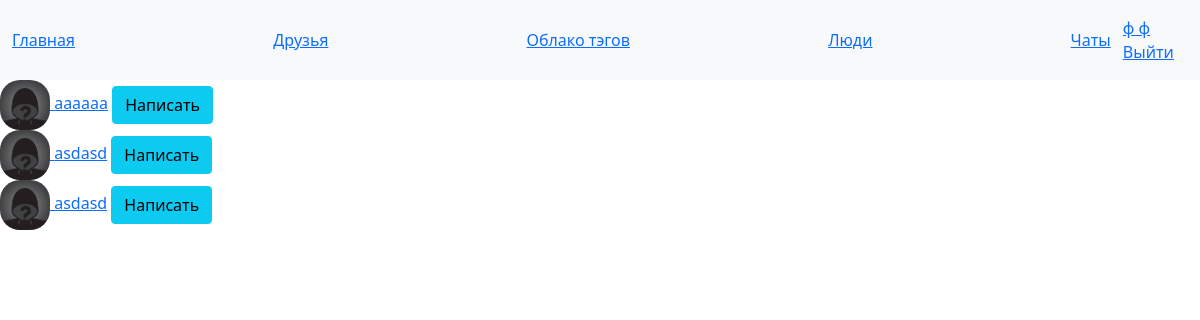
The page /people/ (signed in) on the database as committed earlier.
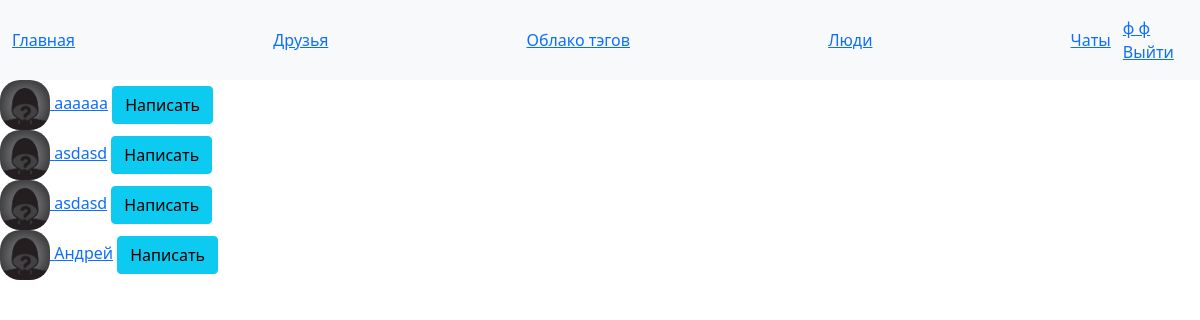
The same page on the database as committed later.
### menu_app/models.py (models this page shows, shortened)
class Menu(models.Model):
    title = models.CharField(max_length=64, null=False, blank=False)
    url = models.CharField(max_length=128, null=False, blank=False)
    type = models.ForeignKey(ClassMenu, on_delete=models.CASCADE)

### profile_app/models.py (models this page shows, shortened)
class Profile(models.Model):
    user = models.OneToOneField(User, on_delete=models.CASCADE, related_name='profile')
    image = models.ImageField(null=True, blank=True)
    email_verify = models.BooleanField(default=False)

### user_app/models.py (models this page shows, shortened)
class User(AbstractUser):
    email = models.EmailField(_("email address"), unique=True)
    USERNAME_FIELD = "email"
    REQUIRED_FIELDS = ["username"]
    class Meta:
        db_table = 'auth_user'

### people_app/view/people_view.py (the view)
# urls.py: path('people/', login_required(PeopleView.as_view()), name='people'),
class PeopleView(View):
    def get(self, request):
        people = Profile.objects.exclude(user=request.user).filter(email_verify=True)
        context = {"title": "Люди", "people": people}
        return render(request, "people_app/people.html", context)

### menu_app/templatetags/menu_main.py (called while the page is built, shortened)
@register.inclusion_tag('base.html')
def main_menu():
    menu = Menu.objects.filter(type=1)
    return {'menu': menu, }

@register.inclusion_tag('base.html', takes_context=True)
def user_menu(context):
    if context.request.user.is_authenticated:
        menu = [
            {
                'title': f"{context.request.user.last_name} {context.request.user.first_name}",
                'url': '/profile',
            },
            {
                'title': 'Выйти',
                'url': '/logout',
            },
        ]
    return {'menu': menu, }

### templates/people_app/people.html (shortened to what this page needs)
{% load menu_main %}
<link rel="stylesheet" href="https://cdn.jsdelivr.net/npm/bootstrap@5.1.3/dist/css/bootstrap.min.css">
<nav class="navbar navbar-expand-lg bg-light">
    <div class="container-fluid">{% main_menu %}</div>
    <div id="user_menu" class="navbar-text">{% user_menu %}</div>
</nav>
<html lang="en">
<head>
</head>
<body>
    {% for peopl in people%}
    <div>
    <a href="{% url 'profile_peoples' peopl.user.username %}">
        {% if peopl.profile.image %}
         <img src="{{ peopl.profile.image.url }}" style="border-radius: 20px;" class="mr-3" alt="" width="50px" height="50px">
        {% else %}
        <img src="/static/profile_app/image/def.jpg" style="border-radius: 20px;" class="mr-3" alt="" width="50px" height="50px">
        {% endif %}
        {{ peopl.user.first_name }} {{ peopl.user.last_name }}</a>
   <a href="{% url 'friends_chat' peopl.user.username %}">
        <button type="submit" class="btn btn-info">Написать</button>
    </a>
    </div>
    {% endfor%}
</body>
</html>

### templates/base.html
{% for m in menu %}
    <a href="{{ m.url }}">{{ m.title }}</a>
{% endfor%}

Rows that differ between the two databases and show on the page:
added Profile: user.last_name "Андрей"
